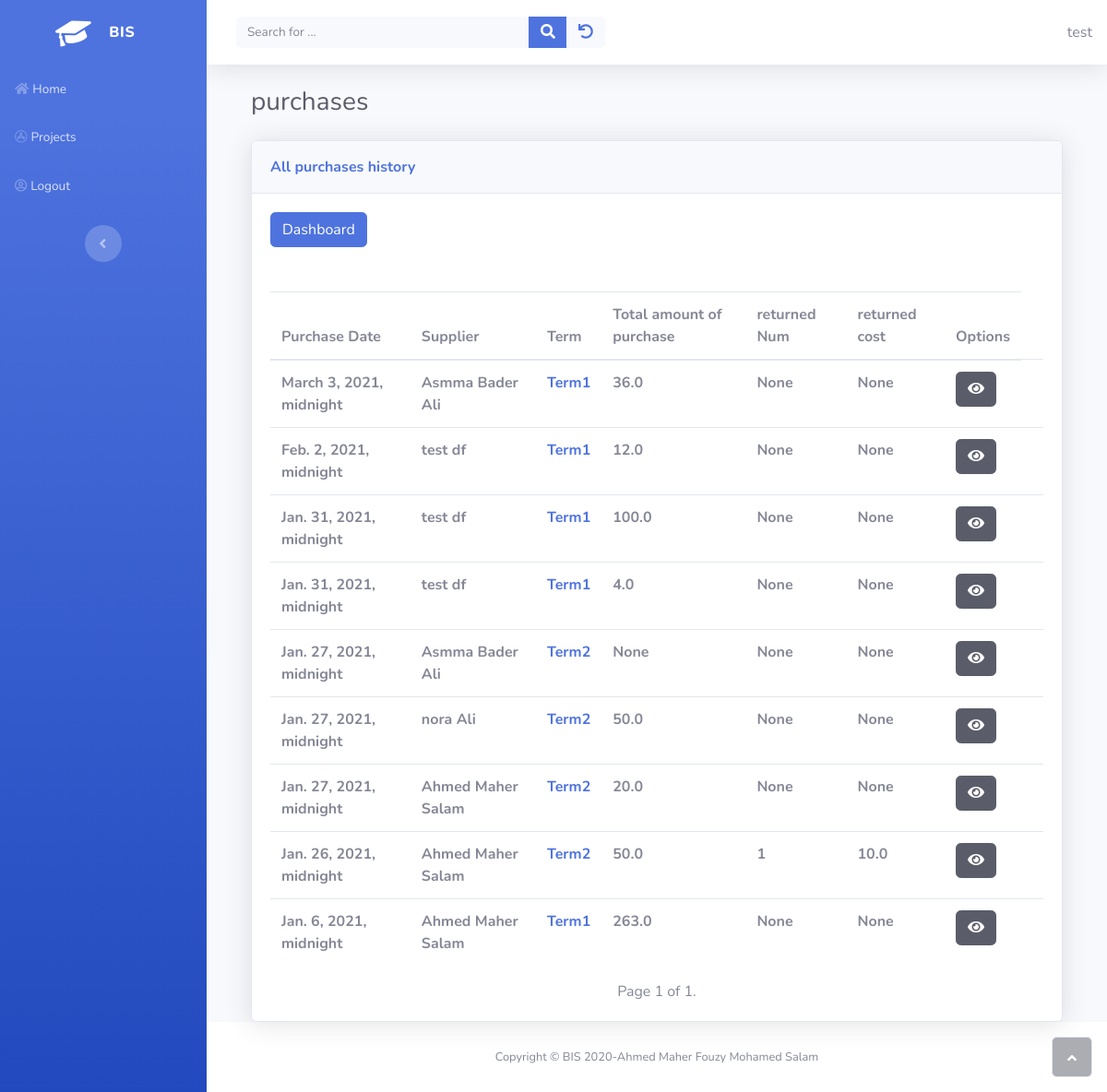
The app's page /inventory/list_purchase (signed in), older data.
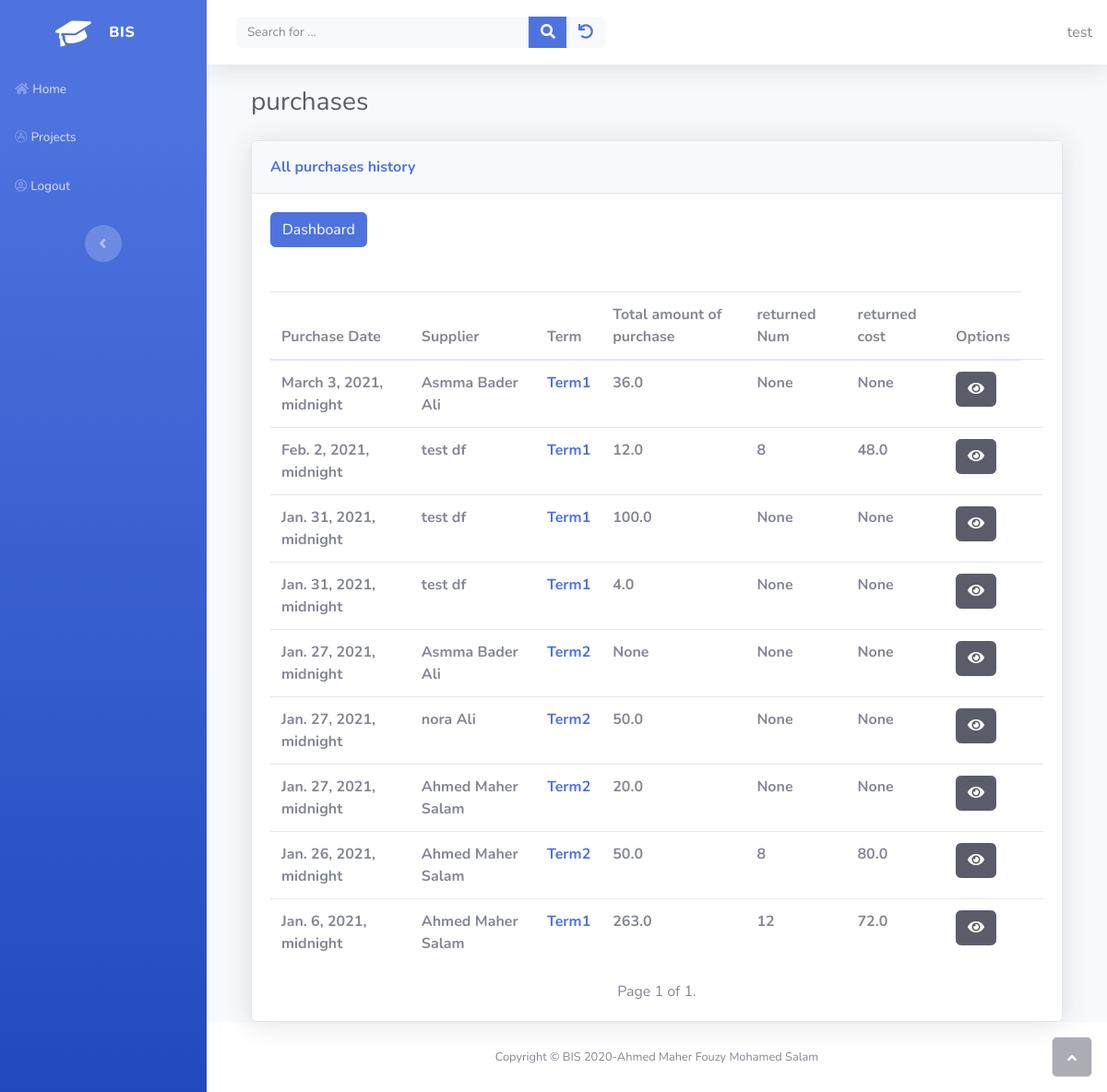
The same page, newer data.
### inventory/models.py (models this page shows, shortened)
class PurchaseInventory(models.Model):
    class Status(models.IntegerChoices):
        UNPAID = 0 , _("UNPAID")
        PAID = 1 , _("PAID")
    status = models.IntegerField(choices=Status.choices)
    owner = models.ForeignKey(get_user_model(), on_delete=models.CASCADE)
    num = models.IntegerField()
    purchase_date = models.DateTimeField()
    due_date = models.DateField(
        help_text="optional if you want to specify it by yourself",
        null = True ,
        blank = True,
    )
    supplier = models.ForeignKey(Supplier, on_delete=models.CASCADE)
    term = models.ForeignKey(PaymentSalesTerm, on_delete=models.CASCADE)
    frieght_in = models.FloatField(default=0)
    num_returend = models.IntegerField(blank=True, null=True)
    cost_returned =  models.FloatField(blank=True, null=True)
    total_purchases = models.FloatField(blank=True, null=True)
    net_purchases = models.FloatField(blank=True, null=True)
    total_amount_paid = models.FloatField(blank=True, null=True)
    objects = models.Manager() # the default_managers
    purchases = PurchaseManager()

class PaymentSalesTerm(models.Model):
    class Term(models.IntegerChoices):
        CASH = 0 , _("Pay CASH")
        ON_DEMAND = 1 , _("Cash On Demand")
        DAYS = 2, _("Due in number of days")
        END_OF_MONTH = 3,_("Due at the end of month")
        NEXT_MONTH = 4,_("Due on the next Month")
        OTHER = 5, _("let me specify the due date DD-MM-YYY")
    owner = models.ForeignKey(get_user_model(), on_delete=models.CASCADE)
    config = models.CharField(
        max_length=100,
        help_text="Specify name for this setting"
        )
    terms = models.IntegerField(choices=Term.choices , default=Term.CASH , blank=False)
    num_of_days_due = models.PositiveSmallIntegerField(
        help_text="in case of you want to specify number of days due"
    )
    discount_in_days = models.PositiveSmallIntegerField(
        validators=[MaxValueValidator(32)] ,
        null = True,
        blank = True
    )
    discount_percentage = models.FloatField(
        help_text="Enter discount like this 5%>>will be  5 not 0.05",
    )
    cash_account =  models.ForeignKey('sole_proprietorship.Accounts',on_delete=models.CASCADE , related_name='payment_sales_term_cash_account')
    accounts_payable =models.ForeignKey('sole_proprietorship.Accounts',on_delete=models.CASCADE , related_name='payment_sales_term_accounts_payable_account')
    freight_in_account = models.ForeignKey('sole_proprietorship.Accounts',
                                    on_delete=models.CASCADE,
                                    related_name='freight_in_account',
                                    null=True,
                                    blank=True,
                                    help_text='choose A/p or Cash to determine if you paid this cost cash or not')
    def __str__(self):
        return self.config

### suppliers/models.py (models this page shows)
class Supplier(models.Model):
    owner = models.ForeignKey(get_user_model(), on_delete=models.CASCADE)
    first_name  = models.CharField(max_length=50)
    last_name   = models.CharField(max_length=50)
    middle_name = models.CharField(max_length=50 , blank=True , null=False , default=" ")
    @property
    def full_name(self):
        return '%s %s %s' % (self.first_name, self.middle_name , self.last_name)
    def __str__(self):
        return self.full_name

### inventory/views.py (the view)
# urls.py: path('list_purchase' , views.ListPurchaseInventoryView.as_view() , name="list_purchase") ,
class ListPurchaseInventoryView(OwnerListView):
    model = PurchaseInventory
    template_name = "inventory/purchase_list.html"
    paginate_by = 30
    ordering = ["-purchase_date"]

### home/owner.py (called while the page is built)
    def get_queryset(self):
        qs = super(OwnerListView, self).get_queryset()
        return qs.filter(owner=self.request.user)

### inventory/templates/inventory/purchase_list.html (shortened to what this page needs)
{% extends "home/base.html" %}
{% load static %}
{% block content %}
   <div class="container-fluid">
    <h3 class="text-dark mb-4">purchases</h3>
    <div class="card shadow">
        <div class="card-header py-3">
            <p class="text-primary m-0 font-weight-bold">All purchases history</p>
        </div>
        <div class="card-body">
            <a href="{% url 'inventory:purchases_dashboard' %}">
              <button class="btn btn-primary">Dashboard</button>
            </a>
        </div>
        <div class="card-body">
            <div class="table-responsive table mt-2" id="dataTable" role="grid" aria-describedby="dataTable_info">
                <table class="table my-0" id="mydataTable">
                    <thead>
                        <tr>
                            <th>Purchase Date</th>
                            <th>Supplier</th>
                            <th>Term</th>
                            <th>Total amount of purchase</th>
                            <th>returned Num</th>
                            <th>returned cost</th>
                            <th>Options</th>
                        </tr>
                    </thead>
                    <tbody>
                            {% if purchaseinventory_list %}
                            {% for purchase in purchaseinventory_list %}
                            <tr>
                                <td><strong>{{ purchase.purchase_date }}</strong></td>
                                <td><strong>{{ purchase.supplier}}</strong></td>
                                <td>
                                    <strong>
                                        <a href="{% url "inventory:list_term"%}" target="blank">{{ purchase.term}}</a>
                                    </strong>
                                </td>
                                <td><strong>{{ purchase.total_purchases }}</strong></td>
                                <td><strong>{{ purchase.num_returend }}</strong></td>
                                <td><strong>{{ purchase.cost_returned }}</strong></td>
                                <td><a href="{% url "inventory:detail_purchase" purchase.pk %}" target="_blank"><button class="btn btn-dark" type="button"><i class="fa fa-eye"></i></button></a><td/>
                            </tr>
                            {% endfor %}
                          {% else %}
                            <p>There are no accounts in the database.</p>
                          {% endif %}
                    </tbody>
                </table>
            </div>
            {% include 'home/pagination.html' %}
        </div>
    </div>
{% endblock %}

Row changes from the older to the newer data that the page shows:
changed PurchaseInventory "Feb. 2, 2021, midnight": num_returend "None" → "8"; cost_returned "None" → "48.0"
changed PurchaseInventory "Jan. 26, 2021, midnight": num_returend "1" → "8"; cost_returned "10.0" → "80.0"
changed PurchaseInventory "Jan. 6, 2021, midnight": num_returend "None" → "12"; cost_returned "None" → "72.0"
